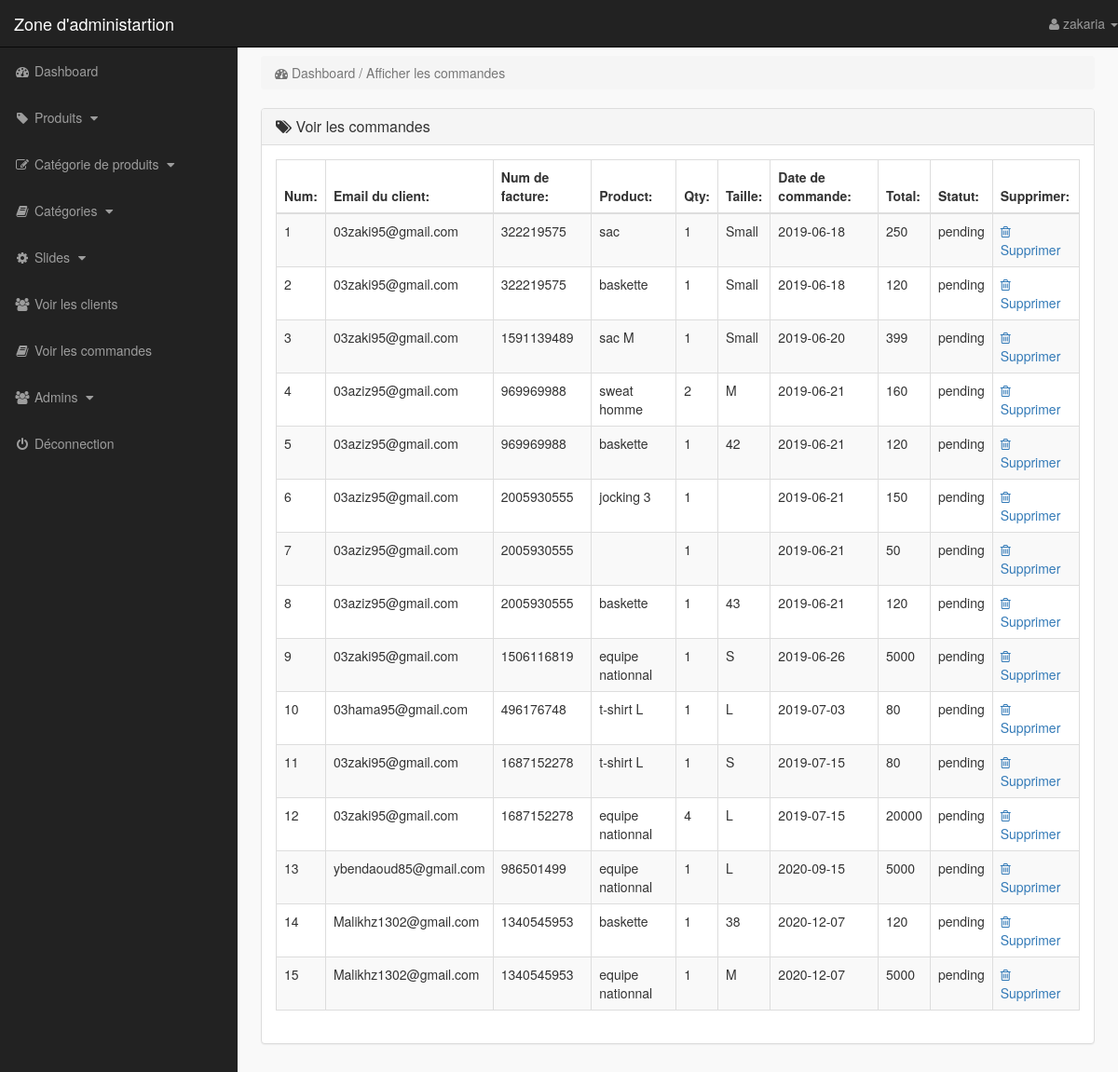
/admin_area/index.php?view_orders (signed in), run on the app's committed database.
### tables this page shows
CREATE TABLE IF NOT EXISTS `pending_order` (
  `order_id` int(10) NOT NULL AUTO_INCREMENT,
  `customer_id` int(10) NOT NULL,
  `invoice_no` int(10) NOT NULL,
  `product_id` text NOT NULL,
  `qty` int(10) NOT NULL,
  `size` text NOT NULL,
  `order_status` text NOT NULL,
  PRIMARY KEY (`order_id`)
);

CREATE TABLE IF NOT EXISTS `customers` (
  `customer_id` int(10) NOT NULL AUTO_INCREMENT,
  `customer_name` varchar(255) NOT NULL,
  `customer_email` varchar(255) NOT NULL,
  `customer_pass` varchar(255) NOT NULL,
  `customer_country` text NOT NULL,
  `customer_city` text NOT NULL,
  `customer_contact` varchar(255) NOT NULL,
  `customer_address` text NOT NULL,
  `customer_image` text NOT NULL,
  `customer_ip` varchar(100) NOT NULL,
  `confirmkey` varchar(255) NOT NULL,
  `confirme` int(1) NOT NULL,
  PRIMARY KEY (`customer_id`)
);

CREATE TABLE IF NOT EXISTS `products` (
  `product_id` int(10) NOT NULL AUTO_INCREMENT,
  `p_cat_id` int(10) NOT NULL,
  `cat_id` int(10) NOT NULL,
  `date` timestamp NOT NULL,
  `product_title` text NOT NULL,
  `product_img1` text NOT NULL,
  `product_img2` text NOT NULL,
  `product_img3` text NOT NULL,
  `product_price` int(10) NOT NULL,
  `product_keywords` text NOT NULL,
  `product_desc` text NOT NULL,
  PRIMARY KEY (`product_id`)
);

CREATE TABLE IF NOT EXISTS `customer_orders` (
  `order_id` int(10) NOT NULL AUTO_INCREMENT,
  `customer_id` int(10) NOT NULL,
  `due_amount` int(100) NOT NULL,
  `invoice_no` int(100) NOT NULL,
  `qty` int(10) NOT NULL,
  `size` text NOT NULL,
  `order_date` date NOT NULL,
  `order_status` text NOT NULL,
  PRIMARY KEY (`order_id`)
);

### admin_area/view_orders.php (the view)
<?php
    if(!isset($_SESSION['admin_email'])){
        echo "<script>window.open('login.php','_self')</script>";
    }else{
?>
<div class="row">
    <div class="col-lg-12">
        <ol class="breadcrumb">
            <li class="active">
                <i class="fa fa-dashboard"></i> Dashboard / Afficher les commandes
            </li>
        </ol>
    </div>
</div>
<div class="row">
    <div class="col-lg-12">
        <div class="panel panel-default">
            <div class="panel-heading">
               <h3 class="panel-title">
                   <i class="fa fa-tags"></i>  Voir les commandes
               </h3>
            </div>
            <div class="panel-body">
                <div class="table-responsive">
                    <table class="table table-striped table-bordered table-hover">
                        <thead>
                            <tr>
                                <th> Num: </th>
                                <th> Email du client: </th>
                                <th> Num de facture: </th>
                                <th> Product: </th>
                                <th> Qty: </th>
                                <th> Taille: </th>
                                <th> Date de commande: </th>
                                <th> Total: </th>
                                <th> Statut: </th>
                                <th> Supprimer: </th>
                            </tr>
                        </thead>
                        <tbody>
                            <?php
                                $i=0;
                                $get_orders = "select * from pending_order";
                                $run_orders = mysqli_query($con,$get_orders);
                                while($row_order=mysqli_fetch_array($run_orders)){
                                    $order_id = $row_order['order_id'];
                                    $c_id = $row_order['customer_id'];
                                    $invoice_no = $row_order['invoice_no'];
                                    $product_id = $row_order['product_id'];
                                    $qty = $row_order['qty'];
                                    $size = $row_order['size'];
                                    $order_status = $row_order['order_status'];
                                    $get_products = "select * from products where product_id='$product_id'";
                                    $run_products = mysqli_query($con,$get_products);
                                    $row_products = mysqli_fetch_array($run_products);
                                    $product_title = $row_products['product_title'];
                                    $get_customer = "select * from customers where customer_id='$c_id'";
                                    $run_customer = mysqli_query($con,$get_customer);
                                    $row_customer = mysqli_fetch_array($run_customer);
                                    $customer_email = $row_customer['customer_email'];
                                    $get_c_order = "select * from customer_orders where order_id='$order_id'";
                                    $run_c_order = mysqli_query($con,$get_c_order);
                                    $row_c_order = mysqli_fetch_array($run_c_order);
                                    $order_date = $row_c_order['order_date'];
                                    $order_amount = $row_c_order['due_amount'];
                                    $i++;
                            ?>
                            <tr>
                                <td> <?php echo $i; ?> </td>
                                <td> <?php echo $customer_email; ?> </td>
                                <td> <?php echo $invoice_no; ?></td>
                                <td> <?php echo $product_title; ?> </td>
                                <td> <?php echo $qty; ?></td>
                                <td> <?php echo $size; ?> </td>
                                <td> <?php echo $order_date; ?> </td>
                                <td> <?php echo $order_amount; ?> </td>
                                <td>
                                    <?php
                                        if($order_status=='pending'){
                                            echo $order_status='pending';
                                        }else{
                                            echo $order_status='Complete';
                                        }
                                    ?>
                                </td>
                                <td>
                                     <a href="index.php?delete_order=<?php echo $order_id; ?>">
                                        <i class="fa fa-trash-o"></i> Supprimer
                                     </a>
                                </td>
                            </tr>
                            <?php } ?>
                        </tbody>
                    </table>
                </div>
            </div>
        </div>
    </div>
</div>
<?php } ?>

### admin_area/includes/sidebar.php (shortened to what this page needs)
<?php
    if(!isset($_SESSION['admin_email'])){
        echo "<script>window.open('login.php','_self')</script>";
    }else{
?>
<nav class="navbar navbar-inverse navbar-fixed-top">
    <div class="navbar-header">
        <a href="index.php?dashboard" class="navbar-brand">Zone d'administartion</a>
    </div>
    <ul class="nav navbar-right top-nav">
        <li class="dropdown">
            <a href="#" class="dropdown-toggle" data-toggle="dropdown">
                <i class="fa fa-user"></i> <?php echo $admin_name;  ?> <b class="caret"></b>
            </a>
        </li>
    </ul>
    <div class="collapse navbar-collapse navbar-ex1-collapse">
        <ul class="nav navbar-nav side-nav">
            <li>
                <a href="index.php?dashboard">
                        <i class="fa fa-fw fa-dashboard"></i> Dashboard
                </a>
            </li>
            <li>
                <a href="#" data-toggle="collapse" data-target="#products">
                        <i class="fa fa-fw fa-tag"></i> Produits
                        <i class="fa fa-fw fa-caret-down"></i>
                </a>
            </li>
            <li>
                <a href="#" data-toggle="collapse" data-target="#p_cat">
                        <i class="fa fa-fw fa-edit"></i> Catégorie de produits
                        <i class="fa fa-fw fa-caret-down"></i>
                </a>
            </li>
            <li>
                <a href="#" data-toggle="collapse" data-target="#cat">
                        <i class="fa fa-fw fa-book"></i> Catégories
                        <i class="fa fa-fw fa-caret-down"></i>
                </a>
            </li>
            <li>
                <a href="#" data-toggle="collapse" data-target="#slides">
                        <i class="fa fa-fw fa-gear"></i> Slides
                        <i class="fa fa-fw fa-caret-down"></i>
                </a>
            </li>
            <li>
                <a href="index.php?view_customers">
                    <i class="fa fa-fw fa-users"></i> Voir les clients
                </a>
            </li>
            <li>
                <a href="index.php?view_orders">
                    <i class="fa fa-fw fa-book"></i> Voir les commandes
                </a>
            </li>
            <li>
                <a href="#" data-toggle="collapse" data-target="#users">
                        <i class="fa fa-fw fa-users"></i> Admins
                        <i class="fa fa-fw fa-caret-down"></i>
                </a>
            </li>
            <li>
                <a href="logout.php">
                    <i class="fa fa-fw fa-power-off"></i> Déconnection
                </a>
            </li>
        </ul>
    </div>
</nav>
<?php } ?>

### admin_area/css/style.css (style rules this page uses)
body { margin-top: 100px; }
@media (min-width: 768px) { body { margin-top: 50px; } }
.top-nav { 0 15px; }
.top-nav>li { float: left; display: inline-block; }
.top-nav>li>a { color: #999999; line-height: 20px; padding-top: 15px; padding-bottom: 15px; }
@media (min-width: 768px) { .side-nav { position: fixed; top: 51px; bottom: 0; width: 255px; overflow-y: auto; overflow-x: hidden; background-color: #222222; padding-bottom: 40px; border-radius: 0; } }
@media (min-width: 768px) { .side-nav>li>a { width: 255px; } }
.panel-body { border-radius: 5px; }

### data on the page
pending_order: customer.customer_email "03zaki95@gmail.com", invoice_no "322219575", product.product_title "sac", qty "1", size "Small", customer_orders.order_date "2019-06-18", customer_orders.due_amount "250"
pending_order: customer.customer_email "03zaki95@gmail.com", invoice_no "322219575", product.product_title "baskette", qty "1", size "Small", customer_orders.order_date "2019-06-18", customer_orders.due_amount "120"
pending_order: customer.customer_email "03zaki95@gmail.com", invoice_no "1591139489", product.product_title "sac M", qty "1", size "Small", customer_orders.order_date "2019-06-20", customer_orders.due_amount "399"
pending_order: customer.customer_email "03aziz95@gmail.com", invoice_no "969969988", product.product_title "sweat homme", qty "2", size "M", customer_orders.order_date "2019-06-21", customer_orders.due_amount "160"
pending_order: customer.customer_email "03aziz95@gmail.com", invoice_no "969969988", product.product_title "baskette", qty "1", size "42", customer_orders.order_date "2019-06-21", customer_orders.due_amount "120"
pending_order: customer.customer_email "03aziz95@gmail.com", invoice_no "2005930555", product.product_title "jocking 3", qty "1", customer_orders.order_date "2019-06-21", customer_orders.due_amount "150"
pending_order: customer.customer_email "03aziz95@gmail.com", invoice_no "2005930555", qty "1", customer_orders.order_date "2019-06-21", customer_orders.due_amount "50"
pending_order: customer.customer_email "03aziz95@gmail.com", invoice_no "2005930555", product.product_title "baskette", qty "1", size "43", customer_orders.order_date "2019-06-21", customer_orders.due_amount "120"
pending_order: customer.customer_email "03zaki95@gmail.com", invoice_no "1506116819", product.product_title "equipe nationnal", qty "1", size "S", customer_orders.order_date "2019-06-26", customer_orders.due_amount "5000"
pending_order: customer.customer_email "03hama95@gmail.com", invoice_no "496176748", product.product_title "t-shirt L", qty "1", size "L", customer_orders.order_date "2019-07-03", customer_orders.due_amount "80"
pending_order: customer.customer_email "03zaki95@gmail.com", invoice_no "1687152278", product.product_title "t-shirt L", qty "1", size "S", customer_orders.order_date "2019-07-15", customer_orders.due_amount "80"
pending_order: customer.customer_email "03zaki95@gmail.com", invoice_no "1687152278", product.product_title "equipe nationnal", qty "4", size "L", customer_orders.order_date "2019-07-15", customer_orders.due_amount "20000"
pending_order: customer.customer_email "ybendaoud85@gmail.com", invoice_no "986501499", product.product_title "equipe nationnal", qty "1", size "L", customer_orders.order_date "2020-09-15", customer_orders.due_amount "5000"
pending_order: customer.customer_email "Malikhz1302@gmail.com", invoice_no "1340545953", product.product_title "baskette", qty "1", size "38", customer_orders.order_date "2020-12-07", customer_orders.due_amount "120"
pending_order: customer.customer_email "Malikhz1302@gmail.com", invoice_no "1340545953", product.product_title "equipe nationnal", qty "1", size "M", customer_orders.order_date "2020-12-07", customer_orders.due_amount "5000"

### other printed values
$admin_name "zakaria"
